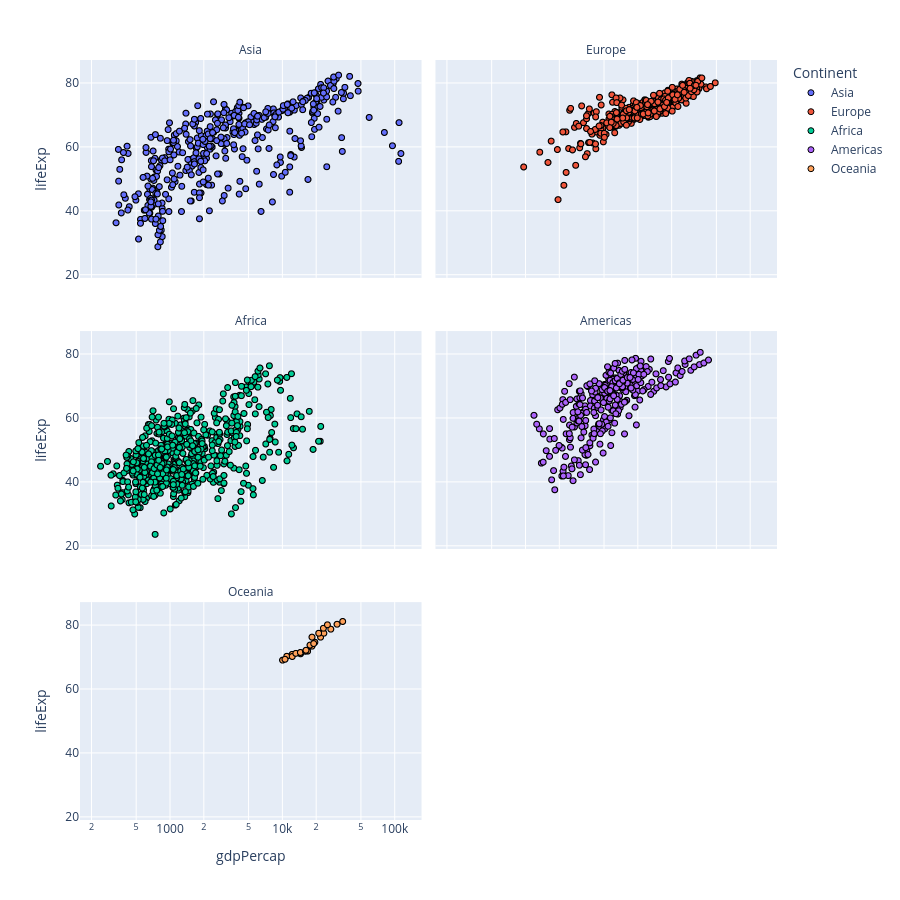

Notebook source saved alongside this figure:
### Markdown cell above
1. Apply Log Scale to GDP Axis so that country distributions are easier to observe.
2. Add Marker Borders so that overlapping points are easier to distinguish.
3. Adjust Spacing Between Facets.
4. Modify the subplot titles so they clearly indicate the continent name.
5. Improve Layout by adjusting the figure size and positioning the legend appropriately.

### Code cell
fig = px.scatter(
    gpm,
    x="gdpPercap",
    y="lifeExp",
    color="continent",
    facet_col="continent",
    facet_col_wrap=2,
    log_x=True
)

fig.update_traces(marker=dict(line=dict(color="black", width=1)))

fig.for_each_annotation(lambda a: a.update(text=a.text.split("=")[-1]))

fig.update_layout(
    height=900,
    width=900,
    legend_title="Continent",
    margin=dict(t=60)
)

fig.show()

### Figure 1 — Plotly figure (JSON) as saved in the notebook; plotly's stock layout.template omitted (floating-point values rounded to 4 significant figures; data arrays with more than 128 entries replaced by an {"elided": "..."} marker saying what was removed)
{"data": [{"hovertemplate": "continent=Asia<br>gdpPercap=%{x}<br>lifeExp=%{y}<extra></extra>", "legendgroup": "Asia", "marker": {"color": "#636efa", "line": {"color": "black", "width": 1}, "symbol": "circle"}, "mode": "markers", "name": "Asia", "showlegend": true, "type": "scattergl", "x": {"elided": "396 float values"}, "xaxis": "x5", "y": {"elided": "396 float values"}, "yaxis": "y5"}, {"hovertemplate": "continent=Europe<br>gdpPercap=%{x}<br>lifeExp=%{y}<extra></extra>", "legendgroup": "Europe", "marker": {"color": "#EF553B", "line": {"color": "black", "width": 1}, "symbol": "circle"}, "mode": "markers", "name": "Europe", "showlegend": true, "type": "scattergl", "x": {"elided": "360 float values"}, "xaxis": "x6", "y": {"elided": "360 float values"}, "yaxis": "y6"}, {"hovertemplate": "continent=Africa<br>gdpPercap=%{x}<br>lifeExp=%{y}<extra></extra>", "legendgroup": "Africa", "marker": {"color": "#00cc96", "line": {"color": "black", "width": 1}, "symbol": "circle"}, "mode": "markers", "name": "Africa", "showlegend": true, "type": "scattergl", "x": {"elided": "624 float values"}, "xaxis": "x3", "y": {"elided": "624 float values"}, "yaxis": "y3"}, {"hovertemplate": "continent=Americas<br>gdpPercap=%{x}<br>lifeExp=%{y}<extra></extra>", "legendgroup": "Americas", "marker": {"color": "#ab63fa", "line": {"color": "black", "width": 1}, "symbol": "circle"}, "mode": "markers", "name": "Americas", "showlegend": true, "type": "scattergl", "x": {"elided": "300 float values"}, "xaxis": "x4", "y": {"elided": "300 float values"}, "yaxis": "y4"}, {"hovertemplate": "continent=Oceania<br>gdpPercap=%{x}<br>lifeExp=%{y}<extra></extra>", "legendgroup": "Oceania", "marker": {"color": "#FFA15A", "line": {"color": "black", "width": 1}, "symbol": "circle"}, "mode": "markers", "name": "Oceania", "showlegend": true, "type": "scattergl", "x": [10040.0, 10950.0, 12220.0, 14530.0, 16790.0, 18330.0, 19480.0, 21890.0, 23420.0, 27000.0, 30690.0, 34440.0, 10560.0, 12250.0, 13180.0, 14460.0, 16050.0, 16230.0, 17630.0, 19010.0, 18360.0, 21050.0, 23190.0, 25190.0], "xaxis": "x", "y": [69.12, 70.33, 70.93, 71.1, 71.93, 73.49, 74.74, 76.32, 77.56, 78.83, 80.37, 81.23, 69.39, 70.26, 71.24, 71.52, 71.89, 72.22, 73.84, 74.32, 76.33, 77.55, 79.11, 80.2], "yaxis": "y"}], "layout": {"annotations": [{"font": {}, "showarrow": false, "text": "Oceania", "x": 0.245, "xanchor": "center", "xref": "paper", "y": 0.2867, "yanchor": "bottom", "yref": "paper"}, {"font": {}, "showarrow": false, "text": "Africa", "x": 0.245, "xanchor": "center", "xref": "paper", "y": 0.6433, "yanchor": "bottom", "yref": "paper"}, {"font": {}, "showarrow": false, "text": "Americas", "x": 0.755, "xanchor": "center", "xref": "paper", "y": 0.6433, "yanchor": "bottom", "yref": "paper"}, {"font": {}, "showarrow": false, "text": "Asia", "x": 0.245, "xanchor": "center", "xref": "paper", "y": 1.0, "yanchor": "bottom", "yref": "paper"}, {"font": {}, "showarrow": false, "text": "Europe", "x": 0.755, "xanchor": "center", "xref": "paper", "y": 1.0, "yanchor": "bottom", "yref": "paper"}], "height": 900, "legend": {"title": {"text": "Continent"}, "tracegroupgap": 0}, "margin": {"t": 60}, "width": 900, "xaxis": {"anchor": "y", "domain": [0, 0.49], "title": {"text": "gdpPercap"}, "type": "log"}, "xaxis2": {"anchor": "y2", "domain": [0.51, 1], "matches": "x", "title": {"text": "gdpPercap"}, "type": "log"}, "xaxis3": {"anchor": "y3", "domain": [0, 0.49], "matches": "x", "showticklabels": false, "type": "log"}, "xaxis4": {"anchor": "y4", "domain": [0.51, 1], "matches": "x", "showticklabels": false, "type": "log"}, "xaxis5": {"anchor": "y5", "domain": [0, 0.49], "matches": "x", "showticklabels": false, "type": "log"}, "xaxis6": {"anchor": "y6", "domain": [0.51, 1], "matches": "x", "showticklabels": false, "type": "log"}, "yaxis": {"anchor": "x", "domain": [0, 0.2867], "title": {"text": "lifeExp"}}, "yaxis2": {"anchor": "x2", "domain": [0, 0.2867], "matches": "y", "showticklabels": false}, "yaxis3": {"anchor": "x3", "domain": [0.3567, 0.6433], "matches": "y", "title": {"text": "lifeExp"}}, "yaxis4": {"anchor": "x4", "domain": [0.3567, 0.6433], "matches": "y", "showticklabels": false}, "yaxis5": {"anchor": "x5", "domain": [0.7133, 1.0], "matches": "y", "title": {"text": "lifeExp"}}, "yaxis6": {"anchor": "x6", "domain": [0.7133, 1.0], "matches": "y", "showticklabels": false}}}
